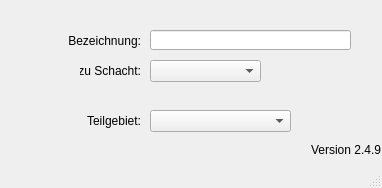
<?xml version="1.0" encoding="UTF-8"?>
<ui version="4.0">
 <class>MainWindow</class>
 <widget class="QMainWindow" name="MainWindow">
  <property name="geometry">
   <rect>
    <x>0</x>
    <y>0</y>
    <width>382</width>
    <height>188</height>
   </rect>
  </property>
  <property name="windowTitle">
   <string>MainWindow</string>
  </property>
  <property name="layoutDirection">
   <enum>Qt::LeftToRight</enum>
  </property>
  <widget class="QWidget" name="centralwidget">
   <widget class="QLabel" name="label_4">
    <property name="geometry">
     <rect>
      <x>50</x>
      <y>30</y>
      <width>91</width>
      <height>21</height>
     </rect>
    </property>
    <property name="text">
     <string>Bezeichnung:</string>
    </property>
    <property name="alignment">
     <set>Qt::AlignRight|Qt::AlignTrailing|Qt::AlignVCenter</set>
    </property>
   </widget>
   <widget class="QLineEdit" name="gebnam">
    <property name="geometry">
     <rect>
      <x>150</x>
      <y>30</y>
      <width>201</width>
      <height>20</height>
     </rect>
    </property>
    <property name="toolTip">
     <string>&lt;html&gt;&lt;head/&gt;&lt;body&gt;&lt;p&gt;Bezeichnung, kann später automatisch vergeben werden&lt;/p&gt;&lt;/body&gt;&lt;/html&gt;</string>
    </property>
    <property name="statusTip">
     <string>Bezeichnung, kann später automatisch vergeben werden</string>
    </property>
    <property name="text">
     <string/>
    </property>
   </widget>
   <widget class="QLabel" name="lb_version">
    <property name="geometry">
     <rect>
      <x>310</x>
      <y>140</y>
      <width>71</width>
      <height>20</height>
     </rect>
    </property>
    <property name="toolTip">
     <string>Version QKan Import</string>
    </property>
    <property name="text">
     <string>Version 2.4.9</string>
    </property>
    <property name="alignment">
     <set>Qt::AlignRight|Qt::AlignTrailing|Qt::AlignVCenter</set>
    </property>
   </widget>
   <widget class="QComboBox" name="schnam">
    <property name="geometry">
     <rect>
      <x>150</x>
      <y>60</y>
      <width>111</width>
      <height>22</height>
     </rect>
    </property>
   </widget>
   <widget class="QLabel" name="label_20">
    <property name="geometry">
     <rect>
      <x>80</x>
      <y>60</y>
      <width>61</width>
      <height>21</height>
     </rect>
    </property>
    <property name="text">
     <string>zu Schacht:</string>
    </property>
    <property name="alignment">
     <set>Qt::AlignRight|Qt::AlignTrailing|Qt::AlignVCenter</set>
    </property>
   </widget>
   <widget class="QComboBox" name="teilgebiet">
    <property name="geometry">
     <rect>
      <x>150</x>
      <y>110</y>
      <width>141</width>
      <height>22</height>
     </rect>
    </property>
   </widget>
   <widget class="QLabel" name="label_22">
    <property name="geometry">
     <rect>
      <x>80</x>
      <y>110</y>
      <width>61</width>
      <height>21</height>
     </rect>
    </property>
    <property name="text">
     <string>Teilgebiet:</string>
    </property>
    <property name="alignment">
     <set>Qt::AlignRight|Qt::AlignTrailing|Qt::AlignVCenter</set>
    </property>
   </widget>
  </widget>
  <widget class="QStatusBar" name="statusbar"/>
 </widget>
 <resources/>
 <connections/>
</ui>
